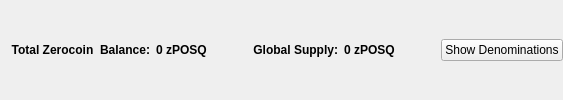
                       <widget class="QFrame" name="balanceSupplyFrame">
                        <layout class="QHBoxLayout" name="horizontalLayout_2" stretch="0,0,0,1,0">
                         <property name="rightMargin">
                          <number>0</number>
                         </property>
                         <item>
                          <layout class="QHBoxLayout" name="horizontalLayout_34">
                           <item>
                            <widget class="QLabel" name="labelzAvailableText_3">
                             <property name="font">
                              <font>
                               <weight>75</weight>
                               <bold>true</bold>
                              </font>
                             </property>
                             <property name="toolTip">
                              <string>Total Balance including unconfirmed and immature zPOSQ</string>
                             </property>
                             <property name="text">
                              <string>Total Zerocoin  Balance:</string>
                             </property>
                             <property name="alignment">
                              <set>Qt::AlignRight|Qt::AlignTrailing|Qt::AlignVCenter</set>
                             </property>
                            </widget>
                           </item>
                           <item>
                            <widget class="QLabel" name="labelzAvailableAmount_4">
                             <property name="minimumSize">
                              <size>
                               <width>40</width>
                               <height>0</height>
                              </size>
                             </property>
                             <property name="font">
                              <font>
                               <weight>75</weight>
                               <bold>true</bold>
                              </font>
                             </property>
                             <property name="toolTip">
                              <string>Total Balance including unconfirmed and immature zPOSQ</string>
                             </property>
                             <property name="text">
                              <string>0 zPOSQ</string>
                             </property>
                             <property name="alignment">
                              <set>Qt::AlignLeading|Qt::AlignLeft|Qt::AlignVCenter</set>
                             </property>
                            </widget>
                           </item>
                          </layout>
                         </item>
                         <item>
                          <spacer name="horizontalSpacer_32">
                           <property name="orientation">
                            <enum>Qt::Horizontal</enum>
                           </property>
                           <property name="sizeHint" stdset="0">
                            <size>
                             <width>40</width>
                             <height>20</height>
                            </size>
                           </property>
                          </spacer>
                         </item>
                         <item>
                          <layout class="QHBoxLayout" name="horizontalLayout_35">
                           <item>
                            <widget class="QLabel" name="labelZsupplyText_2">
                             <property name="font">
                              <font>
                               <weight>75</weight>
                               <bold>true</bold>
                              </font>
                             </property>
                             <property name="text">
                              <string>Global Supply:</string>
                             </property>
                             <property name="alignment">
                              <set>Qt::AlignRight|Qt::AlignTrailing|Qt::AlignVCenter</set>
                             </property>
                            </widget>
                           </item>
                           <item>
                            <widget class="QLabel" name="labelZsupplyAmount_2">
                             <property name="font">
                              <font>
                               <weight>75</weight>
                               <bold>true</bold>
                              </font>
                             </property>
                             <property name="text">
                              <string>0 zPOSQ</string>
                             </property>
                            </widget>
                           </item>
                          </layout>
                         </item>
                         <item>
                          <spacer name="horizontalSpacer_31">
                           <property name="orientation">
                            <enum>Qt::Horizontal</enum>
                           </property>
                           <property name="sizeHint" stdset="0">
                            <size>
                             <width>40</width>
                             <height>20</height>
                            </size>
                           </property>
                          </spacer>
                         </item>
                         <item>
                          <widget class="QPushButton" name="pushButtonShowDenoms">
                           <property name="toolTip">
                            <string>Show zPOSQ denominations list</string>
                           </property>
                           <property name="text">
                            <string>Show Denominations</string>
                           </property>
                          </widget>
                         </item>
                        </layout>
                       </widget>
